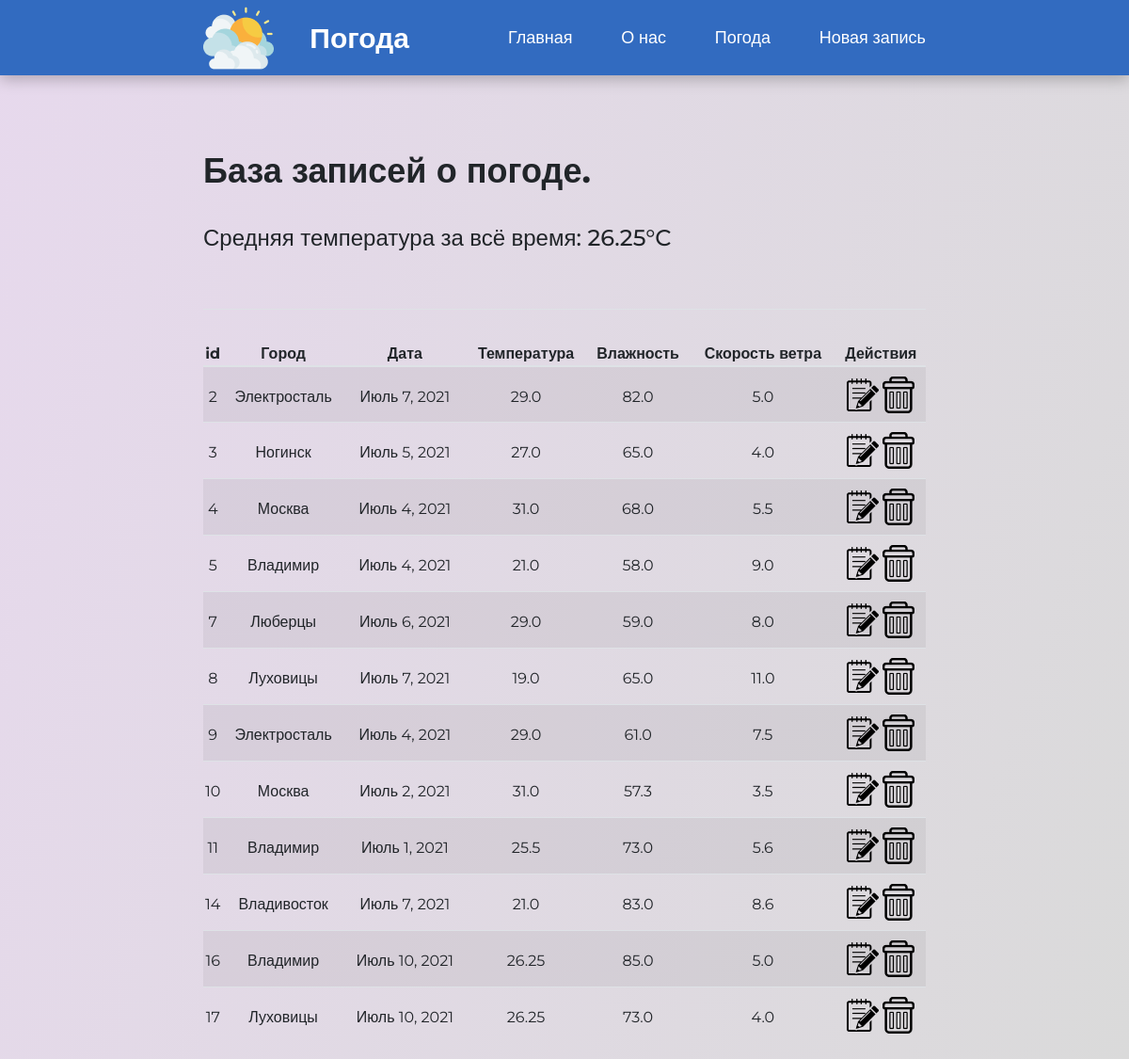
The app's page /data/ with its own data.
### crud/models.py (models this page shows, shortened)
class Records(models.Model):
    city = models.CharField('Город', max_length=100)
    date = models.DateField()
    temperature = models.FloatField()
    humidity = models.FloatField()
    windspeed = models.FloatField()
    class Meta:
        verbose_name = 'Погода'
        verbose_name_plural = 'Погода'

### crud/views.py (the view)
# urls.py: path('', views.weather, name='weather'),
def weather(request):
    record = Records.objects.all()
    avg_dict = Records.objects.all().aggregate(Avg('temperature'))
    avg = avg_dict['temperature__avg']
    return render(request, 'crud/weather.html', {'record': record, 'avg': avg})

### crud/templates/crud/weather.html (shortened to what this page needs)
{% load static %}
<!DOCTYPE html>
<html lang="en">
  <head>
    <link
      rel="stylesheet"
      href="https://stackpath.bootstrapcdn.com/bootstrap/4.3.1/css/bootstrap.min.css"
    />
    <link rel="stylesheet" href="{% static 'crud/styles/style.css' %}" />
  </head>
  <body>
    <nav class="navbar container-fliud">
      <div class="navbar__logo">
        <img
          src="{% static 'crud/images/cloud.png' %}"
          alt=""
          class="navbar__image"
        />
        <p class="navbar__logo-text">Погода</p>
      </div>
      <ul class="navbar__links">
        <li class="navbar__li">
          <a href="{% url 'home' %}" class="navbar__link">Главная</a>
        </li>
        <li class="navbar__li">
          <a href="{% url 'about' %}" class="navbar__link">О нас</a>
        </li>
        <li class="navbar__li">
          <a href="{% url 'weather' %}" class="navbar__link">Погода</a>
        </li>
        <li class="navbar__li">
          <a href="{% url 'new' %}" class="navbar__link">Новая запись</a>
        </li>
      </ul>
    </nav>
    <main class="weather-section">
      <h1 class="weather-section__heading">База записей о погоде.</h1>
      <p class="weather-section__text">Средняя температура за всё время: {{ avg }}°C</p>
      <table class="weather-section__table table table-striped">
        <thead class="weather-section__thead">
          <tr class="weather-section__row">
            <th class="weather-section__th" scope="col">id</th>
            <th class="weather-section__th" scope="col">Город</th>
            <th class="weather-section__th" scope="col">Дата</th>
            <th class="weather-section__th" scope="col">Температура</th>
            <th class="weather-section__th" scope="col">Влажность</th>
            <th class="weather-section__th" scope="col">Скорость ветра</th>
            <th class="weather-section__th" scope="col">Действия</th>
          </tr>
        </thead>
        {% for el in record %}
        <tr class="weather-section__row">
          <td class="weather-section__td">{{el.id}}</td>
          <td class="weather-section__td">{{el.city}}</td>
          <td class="weather-section__td">{{el.date}}</td>
          <td class="weather-section__td">{{el.temperature}}</td>
          <td class="weather-section__td">{{el.humidity}}</td>
          <td class="weather-section__td">{{el.windspeed}}</td>
          <td class="weather-section__td_icons">
            <a
              href={%url 'edit' el.id%}
              class="weather-section__icon"
              alt="" >
              <img src="{% static 'crud/images/edit.png' %}">
            <a
              href={%url 'delete' el.id%}
              class="weather-section__icon"
              alt="">
              <img src="{% static 'crud/images/delete.png' %}">
          </td>
        </tr>
        {% endfor %}
      </table>
    </main>
  </body>
</html>

### crud/static/crud/styles/style.css (style rules this page uses)
* { margin: 0; padding: 0; box-sizing: border-box; font-family: "Montserrat", sans-serif !important; }
body { background: linear-gradient(107.56deg, #e7d9ed 0%, #dadada 100%); min-height: 100vh; overflow-x: hidden; }
.navbar { box-sizing: border-box; width: 100vw; padding-left: 18vw; padding-right: 18vw; padding-bottom: 0; padding-top: 0; height: 80px; display: flex; justify-content: space-between; align-items: center; background: #326bc0; box-shadow: 0px 4px 15px rgba(0, 0, 0, 0.25); }
.navbar__links { display: flex; justify-content: space-between; align-items: center; width: 37vw; max-width: 500px; min-width: 230px; margin: 0; padding: 0; }
.navbar__li { list-style-type: none; }
.navbar__link { color: white; height: 100%; font-size: 18px; font-weight: 400; }
.navbar__logo { display: flex; justify-content: space-between; align-items: center; width: 219px; height: 75px; }
.navbar__logo-text { font-size: 30px; font-weight: 700; color: white; margin: 0; }
.weather-section { padding-left: 18vw; padding-right: 18vw; }
.weather-section__heading { margin-top: 80px; margin-bottom: 35px; font-weight: 700; font-size: 36px; }
.weather-section__text { line-height: 30px; font-weight: 500; font-size: 24px; margin-bottom: 60px; }
th, td { height: 60px !important; text-align: center !important; padding: 0 !important; padding-top: 20px !important; }
.weather-section__td_icons { padding-top: 10px !important; }

### records on screen
Records: id "2", city "Электросталь", date "Июль 7, 2021", temperature "29.0", humidity "82.0", windspeed "5.0"
Records: id "3", city "Ногинск", date "Июль 5, 2021", temperature "27.0", humidity "65.0", windspeed "4.0"
Records: id "4", city "Москва", date "Июль 4, 2021", temperature "31.0", humidity "68.0", windspeed "5.5"
Records: id "5", city "Владимир", date "Июль 4, 2021", temperature "21.0", humidity "58.0", windspeed "9.0"
Records: id "7", city "Люберцы", date "Июль 6, 2021", temperature "29.0", humidity "59.0", windspeed "8.0"
Records: id "8", city "Луховицы", date "Июль 7, 2021", temperature "19.0", humidity "65.0", windspeed "11.0"
Records: id "9", city "Электросталь", date "Июль 4, 2021", temperature "29.0", humidity "61.0", windspeed "7.5"
Records: id "10", city "Москва", date "Июль 2, 2021", temperature "31.0", humidity "57.3", windspeed "3.5"
Records: id "11", city "Владимир", date "Июль 1, 2021", temperature "25.5", humidity "73.0", windspeed "5.6"
Records: id "14", city "Владивосток", date "Июль 7, 2021", temperature "21.0", humidity "83.0", windspeed "8.6"
Records: id "16", city "Владимир", date "Июль 10, 2021", temperature "26.25", humidity "85.0", windspeed "5.0"
Records: id "17", city "Луховицы", date "Июль 10, 2021", temperature "26.25", humidity "73.0", windspeed "4.0"

### other values on screen
{{ avg }} "26.25"
